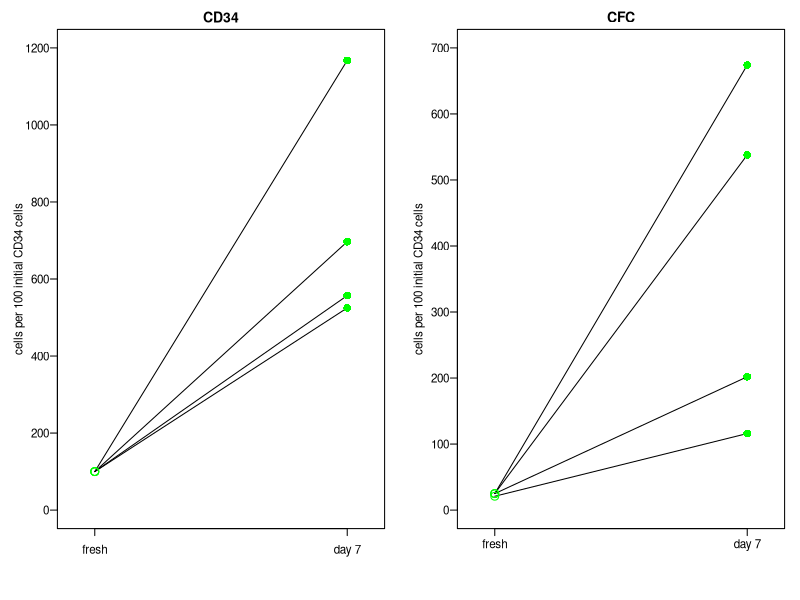

Recreate this plot in R.
# Scripts for In Vitro plots for Engraftment Defect paper
# Paul Miller, paulhmiller@gmail.com

setwd('C:/Users/paulm/CRC Paul/PROJECTS/engraft_defect/figures')

.pardefault <- par(no.readonly=T)
par(.pardefault)

#library(extrafont)
#font_import(pattern = 'calibri')
#loadfonts()

dat <- read.csv("inVitro.csv", header=T,check.names=F)
cd34 <- dat[dat$Assay=='CD34' , ]
cfc <- dat[dat$Assay=='CFC' , ]


pdf(file="./plots/fig1a.pdf", width=8/2.54, height=0.6+(4.5/2.54)) #, family='Calibri')


## Global Settings

par(mfrow=c(1,2), mar=c(5.1,4.1,2.1,1.1), cex=0.7, mgp=c(2.3,0.6,0))
xlabels <- c('fresh', 'day 7')
cols <- c('green', 'green')
pchs <- c(1, 16)
mgp1 <- c(2,0.6,0) #c(3,1,0)
xlabs <- ("") #day
labeldist = 2
titledist = 0.5
pcex = 1.5
xlims <- c(0.9,2.1)



## CD34 Plot
dat <- cd34

#Adjust values (i.e. jitter) so that are visible:
dat[1,5] <- dat[1,5] +15
dat[3,5] <- dat[3,5] -15

plot(1, type="n", axes=F, ylim=c(0,1200), xlim=xlims, ylab="cells per 100 initial CD34 cells", xlab="")
title(xlab=xlabs, line=labeldist, cex.lab=1)
#mtext("label one \n label number two" , side=2, line=3)  #CD34 cells per 100 /ninitial CD34 cells
title(main="CD34", line = titledist)
axis(side=1, at=c(1,2), labels=xlabels, mgp=c(2,1,0))
axis(side=2, las=2, mgp=mgp1)
for (i in 1:4){
  tmp <- c((dat[i,4]),(dat[i,5]))
  lines(tmp)
}
for (i in 1:4){
  tmp <- (dat[i,4])
  points(1, tmp, col=cols[1], pch=pchs[1], cex=pcex)
  tmp <- (dat[i,5])
  points(2, tmp, col=cols[2], pch=pchs[2], cex=pcex)
}
#text(x = bp, y = PLT$mean+PLT$se+pdist, labels =PLT$star, cex=0.7) # add significance stars
box()


## CFC Plots

dat <- cfc

plot(1, type="n", axes=F, ylim=c(0,700), xlim=xlims, ylab="cells per 100 initial CD34 cells", xlab="")
title(xlab=xlabs, line=labeldist, cex.lab=1)
title(main="CFC", line = titledist)
axis(side=1, at=c(1,2), labels=xlabels)
axis(side=2, las=2, mgp=mgp1)
for (i in 1:4){
  tmp <- c((dat[i,4]),(dat[i,5]))
  lines(tmp)
}
for (i in 1:4){
  tmp <- (dat[i,4])
  points(1, tmp, col=cols[1], pch=pchs[1], cex=pcex)
  tmp <- (dat[i,5])
  points(2, tmp, col=cols[2], pch=pchs[2], cex=pcex)
}
#text(x = bp, y = PLT$mean+PLT$se+pdist, labels =PLT$star, cex=0.7) # add significance stars
box()


dev.off()
  